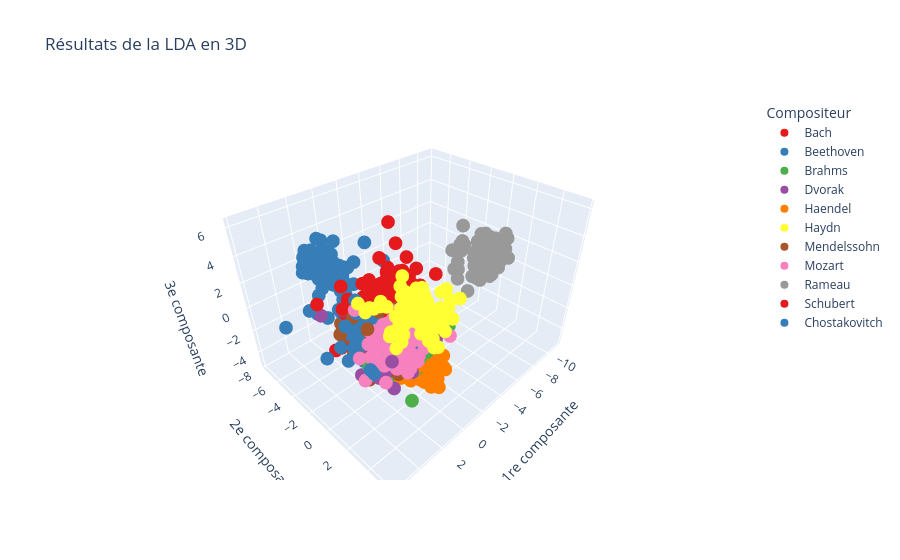

Source (notebook cell):
### Code cell
scaler = StandardScaler()
X_normalized = scaler.fit_transform(X)
lda = LDA(n_components=3)
X_lda = lda.fit_transform(X_normalized, y)

df = pd.DataFrame(data=X_lda, columns=['1re composante', '2e composante', '3e composante'])
df['Class'] = [i for i in y]

fig = px.scatter_3d(df, x='1re composante', y='2e composante', z='3e composante',
                    color='Class', title='Résultats de la LDA en 3D',
                    labels={'Class': 'Compositeur'},
                    color_discrete_sequence=px.colors.qualitative.Set1)

fig.show()
